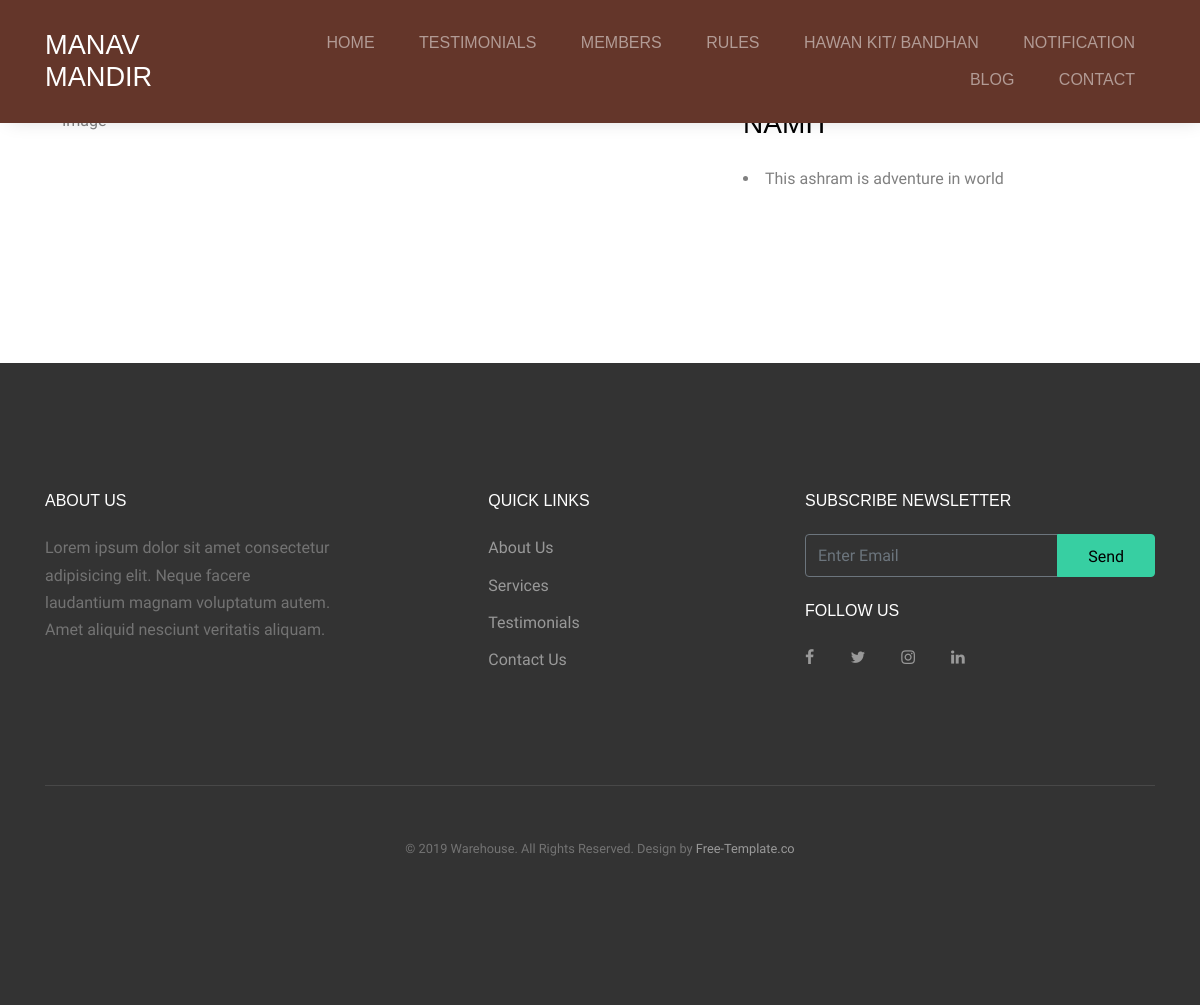
/testimonial/1, run on an earlier commit of the app's database.
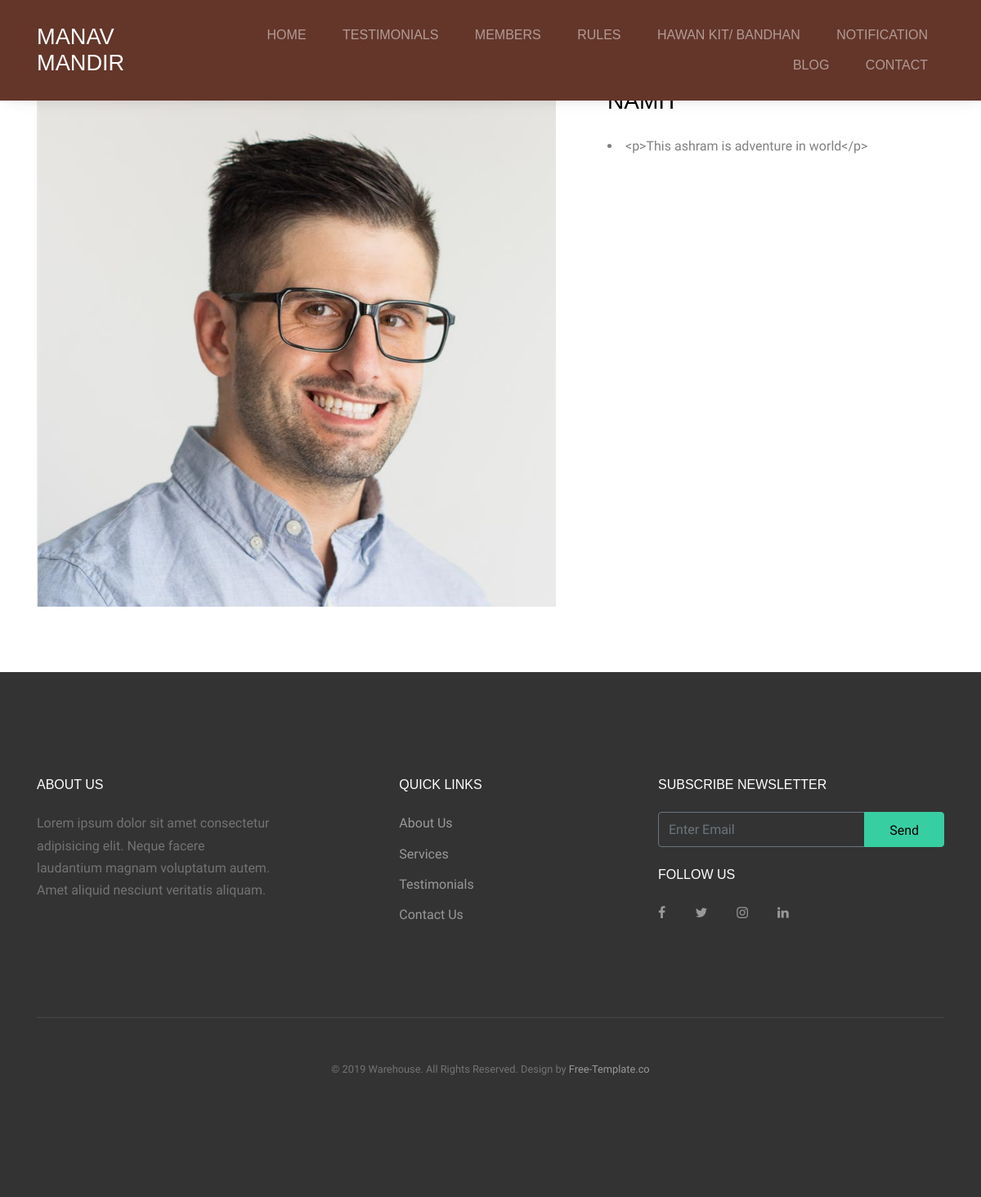
And on a later commit of the database.
### blog/models.py (models this page shows, shortened)
class Testimonial(models.Model):
    testimonial_id = models.AutoField(primary_key=True)
    name = models.CharField(max_length=50)
    description = RichTextField(blank=True, null=True)
    meta_title = models.CharField(max_length=70, default="")
    meta_desc = models.CharField(max_length=500, default="")
    image = models.ImageField(upload_to='shop/images', default="")

### software/views.py (the view)
# urls.py: path('testimonial/<int:id>', views.testimonial, name='testimonial'),
def testimonial(request, id):
    singletestimonial = Testimonial.objects.filter(testimonial_id = id)[0]
    return render(request, 'home/testimonial.html',
                  {'singletestimonial':singletestimonial})

### software/templates/home/testimonial.html
{% extends 'home/basic.html' %}
{% load static %}
{% block body %}
<div class="site-section" id="property-details">
    <div class="container">
      <div class="row">
        <div class="col-lg-7">
          <div class="owl-carousel slide-one-item with-dots">
            <div><img src="http://127.0.0.1:8000/media/{{singletestimonial.image}}" alt="Image" class="img-fluid"></div>
          </div>
        </div>
        <div class="col-lg-5 pl-lg-5 ml-auto">
          <div class="mb-5">
            <h3 class="text-black mb-4">{{singletestimonial.name}}</h3>
            <p><li>{{singletestimonial.description}}</li></p>
            <div class="fb-like" data-href="" data-layout="standard" data-action="like" data-size="large" data-show-faces="false" data-share="true"></div><br>
          </div>
        </div>
      </div>
    </div>
  </div>
{% endblock %}

### software/templates/home/basic.html (shortened to what this page needs)
{% load static %}
<!DOCTYPE html>
<html lang="en">
  <head>
    <link rel="stylesheet" href="/media/cdn/bootstrap.min.css">
    <link href="/media/cdn/font-cdn.css?family=Roboto:300,400,900|Oswald:300,400,700" rel="stylesheet">
    <link rel="stylesheet" href="{% static 'fonts/icomoon/style.css' %}">
    <link rel="stylesheet" href="{% static 'css/bootstrap.min.css' %}">
    <link rel="stylesheet" href="{% static 'css/jquery-ui.css' %}">
    <link rel="stylesheet" href="{% static 'css/owl.carousel.min.css' %}">
    <link rel="stylesheet" href="{% static 'css/owl.theme.default.min.css' %}">
    <link rel="stylesheet" href="{% static 'css/owl.theme.default.min.css' %}">
    <link rel="stylesheet" href="{% static 'css/jquery.fancybox.min.css' %}">
    <link rel="stylesheet" href="{% static 'css/bootstrap-datepicker.css' %}">
    <link rel="stylesheet" href="{% static 'fonts/flaticon/font/flaticon.css' %}">
    <link rel="stylesheet" href="{% static 'css/aos.css' %}">
    <link rel="stylesheet" href="{% static 'css/style.css' %}">
  </head>
  <body data-spy="scroll" data-target=".site-navbar-target" data-offset="300">
  <div class="site-wrap">
    <header class="site-navbar py-4 js-sticky-header site-navbar-target" role="banner">
      <div class="container">
        <div class="row align-items-center">
          <div class="col-6 col-xl-2">
            <h1 class="mb-0 site-logo m-0 p-0"><a href="/" class="mb-0">Manav Mandir</a></h1>
          </div>
          <div class="col-12 col-md-10 d-none d-xl-block">
             <nav class="site-navigation position-relative text-right" role="navigation">
              <ul class="site-menu main-menu js-clone-nav mr-auto d-none d-lg-block">
                <li><a href="/" class="nav-link">Home</a></li>
                <li><a href="index.html#properties-section" class="nav-link">Testimonials</a></li>
                <li><a href="index.html#agents-section" class="nav-link">Members</a></li>
          <li><a href="/rules" class="nav-link">Rules</a></li>
          <li><a class="/shop" href="/shop">Hawan Kit/ Bandhan</a></li>
          <li><a href="/notifications" class="nav-link">Notification</a></li>
          <li><a class="nav-link" href="/blog">Blog</a></li>
          <li><a class="nav-link" href="/shop/contact">Contact</a></li>
              </ul>
            </nav>
          </div>
        </div>
      </div>
    </header>
    <div>
    </div>
     {% block body %} {% endblock %}
     <footer class="site-footer">
      <div class="container">
        <div class="row">
          <div class="col-md-8">
            <div class="row">
              <div class="col-md-5">
                <h2 class="footer-heading mb-4">About Us</h2>
                <p>Lorem ipsum dolor sit amet consectetur adipisicing elit. Neque facere laudantium magnam voluptatum autem. Amet aliquid nesciunt veritatis aliquam.</p>
              </div>
              <div class="col-md-3 mx-auto">
                <h2 class="footer-heading mb-4">Quick Links</h2>
                <ul class="list-unstyled">
                  <li><a href="/about">About Us</a></li>
                  <li><a href="#">Services</a></li>
                  <li><a href="#">Testimonials</a></li>
                  <li><a href="#">Contact Us</a></li>
                </ul>
              </div>
            </div>
          </div>
          <div class="col-md-4">
            <div class="mb-4">
              <h2 class="footer-heading mb-4">Subscribe Newsletter</h2>
            <form action="/postSubscribeNewsLetter" method="post" class="footer-subscribe">
              <div class="input-group mb-3">
                <input type="text" class="form-control border-secondary text-white bg-transparent" placeholder="Enter Email" aria-label="Enter Email" aria-describedby="button-addon2">
                <div class="input-group-append">
                  <button class="btn btn-primary text-black" type="submit" id="button-addon2">Send</button>
                </div>
              </div>
            </form>
            </div>
            <div class="">
              <h2 class="footer-heading mb-4">Follow Us</h2>
                <a href="#" class="pl-0 pr-3"><span class="icon-facebook"></span></a>
                <a href="#" class="pl-3 pr-3"><span class="icon-twitter"></span></a>
                <a href="#" class="pl-3 pr-3"><span class="icon-instagram"></span></a>
                <a href="#" class="pl-3 pr-3"><span class="icon-linkedin"></span></a>
            </div>
          </div>
        </div>
        <div class="row pt-5 mt-5 text-center">
          <div class="col-md-12">
            <div class="border-top pt-5">
            <p class="copyright"><small>&copy; <script>document.write(new Date().getFullYear());</script> Warehouse. All Rights Reserved.  Design by <a href="https://free-template.co" target="_blank">Free-Template.co</a></small></p>
            </div>
          </div>
        </div>
      </div>
    </footer>
  </div>
  </body>
</html>

### blog/static/css/style.css (style rules this page uses)
html { overflow-x: hidden; }
body { line-height: 1.7; color: gray; font-weight: 400; font-size: 1rem; }
a { -webkit-transition: .3s all ease; -o-transition: .3s all ease; transition: .3s all ease; }
h1, h2, h3, h4, h5, .h1, .h2, .h3, .h4, .h5 { font-family: "Oswald", sans-serif; font-weight: 300 !important; text-transform: uppercase; }
.text-black { color: #000 !important; }
.site-wrap:before { display: none; -webkit-transition: .3s all ease-in-out; -o-transition: .3s all ease-in-out; transition: .3s all ease-in-out; background: rgba(0, 0, 0, 0.6); content: ""; position: absolute; z-index: 2000; top: 0; left: 0; right: 0; bottom: 0; opacity: 0; visibility: hidden; }
.btn { font-size: 16px; border-radius: 4px; padding: 10px 30px; }
.btn.btn-primary { background: #37cfa2; border-color: #37cfa2; color: #fff; }
.form-control { height: 43px; border-radius: 4px; font-family: "Roboto", -apple-system, BlinkMacSystemFont, "Segoe UI", Roboto, "Helvetica Neue", Arial, sans-serif, "Apple Color Emoji", "Segoe UI Emoji", "Segoe UI Symbol", "Noto Color Emoji"; }
.site-section { padding: 2.5em 0; }
@media (min-width: 768px) { .site-section { padding: 5em 0; } }
.border-top { border-top: 1px solid #edf0f5 !important; }
.site-footer { padding: 4em 0; background: #333333; }
@media (min-width: 768px) { .site-footer { padding: 8em 0; } }
.site-footer .border-top { border-top: 1px solid rgba(255, 255, 255, 0.1) !important; }
.site-footer p { color: #737373; }
.site-footer h2, .site-footer h3, .site-footer h4, .site-footer h5 { color: #fff; }
.site-footer a { color: #999999; }
.site-footer ul li { margin-bottom: 10px; }
.site-footer .footer-heading { font-size: 16px; color: #fff; }
.site-navbar { margin-bottom: 0px; z-index: 1999; position: absolute; width: 100%; }
.site-navbar ul { font-family: "Oswald", sans-serif; text-transform: uppercase; font-weight: 300; }
.site-navbar .site-logo { position: relative; left: 0; font-size: 1.7rem; font-weight: 900; text-transform: uppercase; font-family: "Oswald", sans-serif; }
.site-navbar .site-logo a { color: #fff; }
.site-navbar .site-navigation .site-menu { margin-bottom: 0; }
.site-navbar .site-navigation .site-menu a { text-decoration: none !important; display: inline-block; }
.site-navbar .site-navigation .site-menu > li { display: inline-block; }
.site-navbar .site-navigation .site-menu > li > a { padding: 5px 20px; color: rgba(255, 255, 255, 0.5); display: inline-block; text-decoration: none !important; }
.site-mobile-menu .site-nav-wrap { padding: 0; margin: 0; list-style: none; position: relative; }
.site-mobile-menu .site-nav-wrap a { padding: 10px 20px; display: block; position: relative; color: #212529; }
.site-mobile-menu .site-nav-wrap li { position: relative; display: block; }
.site-mobile-menu .site-nav-wrap > li { display: block; position: relative; float: left; width: 100%; }
.site-mobile-menu .site-nav-wrap > li > a { padding-left: 20px; font-size: 20px; }
.position-relative { position: relative; }
.footer-subscribe .btn { height: 43px; }

### software/templates/home/basic.html (style rules this page uses)
.site-navbar { position: fixed; background: #64362A; border-bottom: 1px solid transparent; box-shadow: 4px 0 20px -5px rgba(0, 0, 0, 0.2); }

What changed in the data, as far as the page shows it:
changed Testimonial "NAMIT": image: picture added; description "This ashram is adventure in world" → "<p>This ashram is adventure in world</p>"
